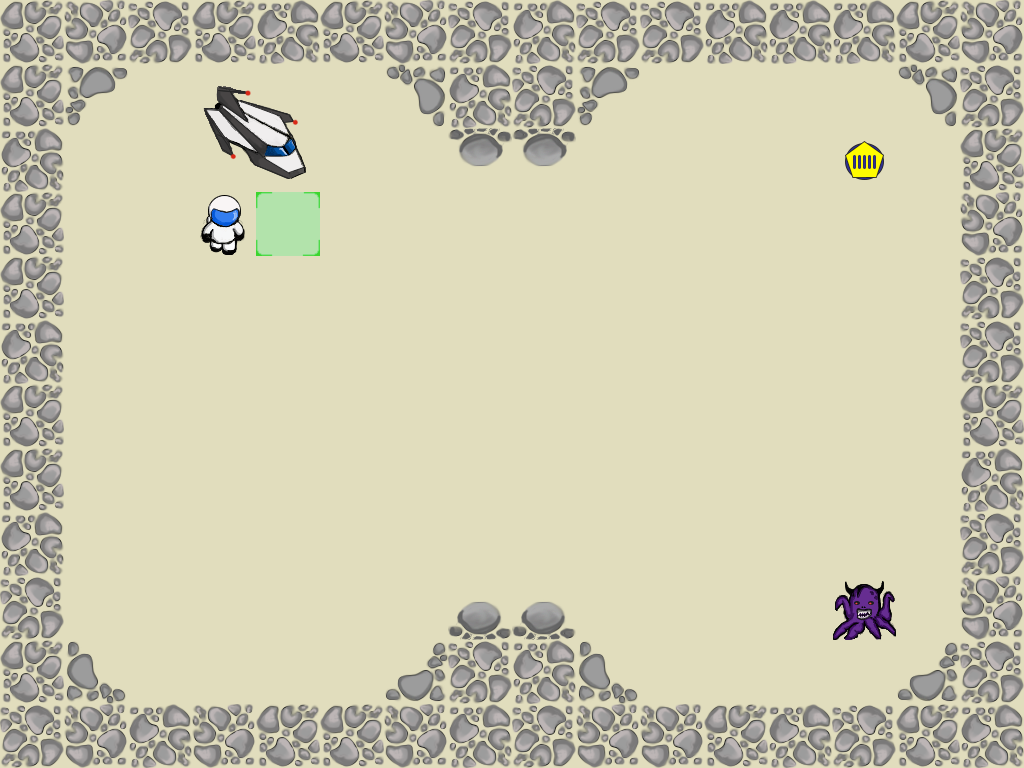

A level layout from a 2D game, rendered from its tile map. Below: a short description, then the map file with tile-grid data replaced by summaries:
An orthogonal 16x12 tile map with 64x64 px tiles, 3 tile layers (Ground, Entities, Markers).

<map version="1.0" orientation="orthogonal" width="16" height="12" tilewidth="64" tileheight="64">
 <tileset firstgid="1" name="tiles7" tilewidth="64" tileheight="64">
  <image source="tiles7.png" width="1024" height="1024" />
 </tileset>
 <layer name="Ground" width="16" height="12">
  <data>[192 cells, 192 non-empty, 1 distinct tile ids]</data>
 </layer>
 <layer name="Entities" width="16" height="12">
  <data>[192 cells, 75 non-empty, 17 distinct tile ids]</data>
 </layer>
 <layer name="Markers" width="16" height="12">
  <data>[192 cells, 1 non-empty, 1 distinct tile ids]</data>
 </layer>
</map>